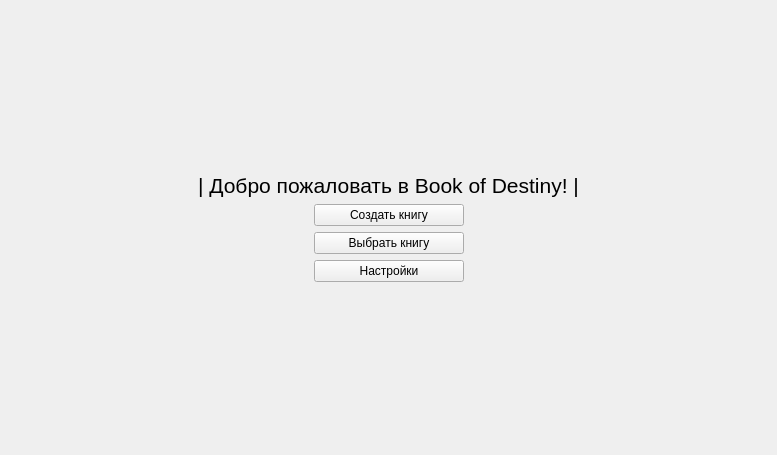
<?xml version="1.0" encoding="UTF-8"?>
<ui version="4.0">
 <class>MainWindow</class>
 <widget class="QMainWindow" name="MainWindow">
  <property name="geometry">
   <rect>
    <x>0</x>
    <y>0</y>
    <width>777</width>
    <height>455</height>
   </rect>
  </property>
  <property name="windowTitle">
   <string>MainWindow</string>
  </property>
  <widget class="QWidget" name="centralwidget">
   <layout class="QGridLayout" name="gridLayout_2">
    <item row="3" column="1">
     <spacer name="verticalSpacer">
      <property name="orientation">
       <enum>Qt::Vertical</enum>
      </property>
      <property name="sizeHint" stdset="0">
       <size>
        <width>20</width>
        <height>40</height>
       </size>
      </property>
     </spacer>
    </item>
    <item row="2" column="1">
     <layout class="QGridLayout" name="gridLayout">
      <item row="3" column="1">
       <widget class="QPushButton" name="settings">
        <property name="minimumSize">
         <size>
          <width>150</width>
          <height>0</height>
         </size>
        </property>
        <property name="maximumSize">
         <size>
          <width>100</width>
          <height>16777215</height>
         </size>
        </property>
        <property name="text">
         <string>Настройки</string>
        </property>
       </widget>
      </item>
      <item row="2" column="0">
       <spacer name="horizontalSpacer">
        <property name="orientation">
         <enum>Qt::Horizontal</enum>
        </property>
        <property name="sizeHint" stdset="0">
         <size>
          <width>78</width>
          <height>20</height>
         </size>
        </property>
       </spacer>
      </item>
      <item row="2" column="1">
       <widget class="QPushButton" name="select">
        <property name="text">
         <string>Выбрать книгу</string>
        </property>
       </widget>
      </item>
      <item row="1" column="1">
       <widget class="QPushButton" name="create">
        <property name="maximumSize">
         <size>
          <width>150</width>
          <height>16777215</height>
         </size>
        </property>
        <property name="text">
         <string>Создать книгу</string>
        </property>
       </widget>
      </item>
      <item row="2" column="2">
       <spacer name="horizontalSpacer_2">
        <property name="orientation">
         <enum>Qt::Horizontal</enum>
        </property>
        <property name="sizeHint" stdset="0">
         <size>
          <width>68</width>
          <height>20</height>
         </size>
        </property>
       </spacer>
      </item>
     </layout>
    </item>
    <item row="1" column="1">
     <widget class="QLabel" name="label">
      <property name="font">
       <font>
        <pointsize>16</pointsize>
       </font>
      </property>
      <property name="text">
       <string>&lt;html&gt;&lt;head/&gt;&lt;body&gt;&lt;p align=&quot;center&quot;&gt;| Добро пожаловать в Book of Destiny! |&lt;/p&gt;&lt;/body&gt;&lt;/html&gt;</string>
      </property>
     </widget>
    </item>
    <item row="0" column="1">
     <spacer name="verticalSpacer_2">
      <property name="orientation">
       <enum>Qt::Vertical</enum>
      </property>
      <property name="sizeHint" stdset="0">
       <size>
        <width>20</width>
        <height>40</height>
       </size>
      </property>
     </spacer>
    </item>
    <item row="2" column="2">
     <spacer name="horizontalSpacer_4">
      <property name="orientation">
       <enum>Qt::Horizontal</enum>
      </property>
      <property name="sizeHint" stdset="0">
       <size>
        <width>40</width>
        <height>20</height>
       </size>
      </property>
     </spacer>
    </item>
    <item row="2" column="0">
     <spacer name="horizontalSpacer_3">
      <property name="orientation">
       <enum>Qt::Horizontal</enum>
      </property>
      <property name="sizeHint" stdset="0">
       <size>
        <width>40</width>
        <height>20</height>
       </size>
      </property>
     </spacer>
    </item>
   </layout>
  </widget>
 </widget>
 <resources/>
 <connections/>
</ui>
